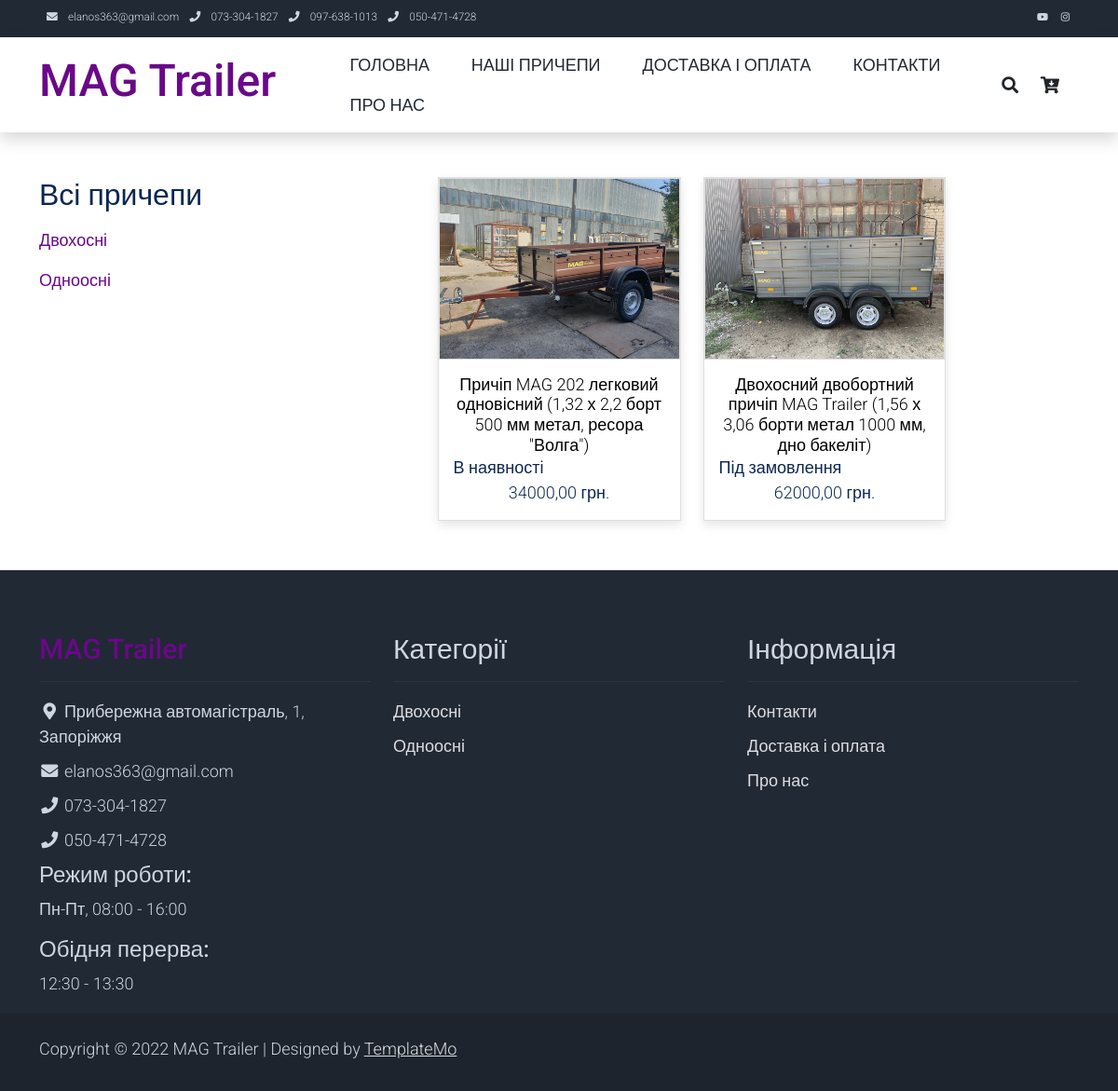
Page /categories/ on the committed database.
### pages/models.py (models this page shows, shortened)
class Category(models.Model):
    name = models.CharField(max_length=100, db_index=True, verbose_name='Категорія')
    slug = models.SlugField(max_length=100, db_index=True, unique=True)
    image = models.ImageField(upload_to='products_images/%Y/%m/%d', blank=True, null=True)
    available = models.BooleanField(default=True, null=True, verbose_name='Опубліковано')
    class Meta:
        ordering = ('name', )
        verbose_name = 'Категорія'
        verbose_name_plural = 'Категорії'
    def get_absolute_url(self):
        return reverse('show_categories', kwargs={'cat_slug': self.slug})

class Product(models.Model):
    category = models.ForeignKey(Category, on_delete=models.CASCADE, related_name='products', verbose_name='Категорія')
    name = models.CharField(max_length=100, db_index=True, verbose_name='Товар')
    slug = models.SlugField(max_length=100, db_index=True, unique=True)
    description = models.TextField(blank=True)
    price = models.DecimalField(max_digits=10, decimal_places=2, verbose_name="Ціна")
    stock = models.PositiveIntegerField(verbose_name='Залишок')
    available = models.BooleanField(default=True, verbose_name='Опубліковано')
    created = models.DateTimeField(auto_now_add=True, verbose_name='Дата створнення')
    updated = models.DateTimeField(auto_now=True, verbose_name='Дата оновлення')
    availability = models.CharField(max_length=30, verbose_name='Наявність')
    width = models.IntegerField(verbose_name='Ширина кузова')
    length = models.IntegerField(verbose_name='Довжина кузова')
    height = models.IntegerField(verbose_name='Висота борту')
    full_weight = models.IntegerField(verbose_name='Повна маса')
    max_weight = models.IntegerField(verbose_name="Вантажопід'ємність")
    image = models.ImageField(upload_to='products_images/%Y/%m/%d', blank=True, null=True)
    class Meta:
        ordering = ('price', 'name', 'category')
        indexes = [
            models.Index(fields=['id', 'slug'])
        ]
        verbose_name = 'Товар'
        verbose_name_plural = 'Товари'
    def get_absolute_url(self):
        return reverse('product', kwargs={'product_slug': self.slug})

### pages/views.py (the view)
# urls.py: path('categories/', AllCategories.as_view(), name='all_categories'),
class AllCategories(PagesMixin, ListView):
    model = Product
    template_name = 'pages/categories.html'
    context_object_name = 'products'
    def get_context_data(self, *, object_list=None, **kwargs):
        context = super().get_context_data(**kwargs)
        c_def = self.get_user_context(title='Легкові причепи MAG від заводу MAG Trailer')
        return dict(list(context.items()) + list(c_def.items()))
    def get_queryset(self):
        return Product.objects.filter(available=True)

### cart/cart.py (called while the page is built)
    def __len__(self):
        return sum(item['quantity'] for item in self.cart.values())

### cart/context_processors.py (called while the page is built)
def cart(request):
    return {'cart': Cart(request)}

### pages/templatetags/pages_tags.py (called while the page is built)
@register.simple_tag(name='getcats')
def get_categories():
    return Category.objects.filter(available=True)

### pages/utils.py (called while the page is built)
    def get_user_context(self, **kwargs):
        context = kwargs
        context['menu'] = menu
        if 'cat_selected' not in context:
            context['cat_selected'] = None
        return context

### pages/templates/pages/categories.html (shortened to what this page needs)
{% extends 'pages/base.html' %}
{% block content %}
    <div class="container py-5">
        <div class="row">
            <div class="col-lg-3">
                <ul class="nav navbar-nav d-flex justify-content-between mx-lg-auto">
                    <li class="nav-item">
                {% if not cat_selected %}
                    <h2>Всі причепи</h2>
                {% else %}
                    <a class="nav-link" href="{% url 'all_categories' %}">Всі причепи</a>
                {% endif %}
                        {% load pages_tags %}
                        {% getcats as categories %}
                        {% for c in categories %}
                            {% if c.id == cat_selected %}
                                <h2>{{c.name}}</h2>
                            {% else %}
                                <a class="nav-link" href="{{ c.get_absolute_url }}">
                                    {{ c.name }}
                                </a>
                            {% endif %}
                        {% endfor %}
                    </li>
                </ul>
            </div>
            <div class="col-lg-9">
                <div class="row">
                    {% for p in products %}
                    <div class="col-md-4">
                        <div class="card mb-4 product-wap rounded-0">
                            <div class="card rounded-0">
                                {% if p.image %}
                                <a href="{{ p.get_absolute_url }}"><img class="card-img rounded-0 img-fluid" src="{{p.image.url}}"></a>
                                {% endif %}
                            </div>
                            <div class="card-body">
                                <a href="{{ p.get_absolute_url }}" class="h3 text-decoration-none"><center>{{ p.name }}</center></a>
                                <ul class="w-100 list-unstyled d-flex justify-content-between mb-0">
                                    <li><strong>{{ p.availability }}</strong></li>
                                </ul>
                                <p class="text-center mb-0">{{ p.price }} грн.</p>
                            </div>
                        </div>
                    </div>
                    {% endfor %}
                </div>
            </div>
        </div>
    </div>
{% endblock %}

### pages/templates/pages/base.html (shortened to what this page needs)
<!DOCTYPE html>
<html lang="uk">
{% load static %}
<head>
    <link rel="stylesheet" href="{% static 'pages/css/bootstrap.min.css' %}">
    <link rel="stylesheet" href="{% static 'pages/css/templatemo.css' %}">
    <link rel="stylesheet" href="{% static 'pages/css/fontawesome.min.css' %}">
</head>
<body>
    <nav class="navbar navbar-expand-lg bg-dark navbar-light d-none d-lg-block" id="templatemo_nav_top">
        <div class="container text-light">
            <div class="w-100 d-flex justify-content-between">
                <div>
                    <i class="fa fa-envelope mx-2"></i>
                    <a class="navbar-sm-brand text-light text-decoration-none">elanos363@gmail.com</a>
                    <i class="fa fa-phone mx-2"></i>
                    <a class="navbar-sm-brand text-light text-decoration-none">073-304-1827</a>
                    <i class="fa fa-phone mx-2"></i>
                    <a class="navbar-sm-brand text-light text-decoration-none">097-638-1013</a>
                    <i class="fa fa-phone mx-2"></i>
                    <a class="navbar-sm-brand text-light text-decoration-none">050-471-4728</a>
                </div>
                <div>
                    <a class="text-light" href="https://www.youtube.com/" target="_blank" rel="sponsored"><i class="fab fa-youtube fa-sm fa-fw me-2"></i></a>
                    <a class="text-light" href="https://www.instagram.com/" target="_blank"><i class="fab fa-instagram fa-sm fa-fw me-2"></i></a>
                </div>
            </div>
        </div>
    </nav>
    <nav class="navbar navbar-expand-lg navbar-light shadow">
        <div class="container d-flex justify-content-between align-items-center">
            <a class="navbar-brand text-success logo h1 align-self-center" href="{% url 'home' %}">
                MAG Trailer
            </a>
            <div class="align-self-center collapse navbar-collapse flex-fill  d-lg-flex justify-content-lg-between" id="templatemo_main_nav">
                <div class="flex-fill">
                    <ul class="nav navbar-nav d-flex justify-content-between mx-lg-auto">
                        {% for m in menu %}
                        <li class="nav-item">
                            <a class="nav-link" href="{% url m.url_name %}">{{ m.title }}</a>
                        </li>
                        {% endfor %}
                    </ul>
                </div>
                <div class="navbar align-self-center d-flex">
                    <a class="nav-icon d-none d-lg-inline" href="#" data-bs-toggle="modal" data-bs-target="#templatemo_search">
                        <i class="fa fa-fw fa-search text-dark mr-2"></i>
                    </a>
                    <a class="nav-icon position-relative text-decoration-none" href="{% url 'cart:cart_detail' %}">
                        <i class="fa fa-fw fa-cart-arrow-down text-dark mr-1"></i>
                    </a>
                </div>
            </div>
        </div>
    </nav>
{% block content %}
{% endblock %}
    <footer class="bg-dark" id="tempaltemo_footer">
        <div class="container">
            <div class="row">
                <div class="col-md-4 pt-5">
                    <h2 class="h2 text-success border-bottom pb-3 border-light logo">MAG Trailer</h2>
                    <ul class="list-unstyled text-light footer-link-list">
                        <li>
                            <i class="fas fa-map-marker-alt fa-fw"></i>
                            Прибережна автомагістраль, 1, Запоріжжя
                        </li>
                        <li>
                            <i class="fa fa-envelope fa-fw"></i>
                            elanos363@gmail.com
                        </li>
                        <li>
                            <i class="fa fa-phone fa-fw"></i>
                            073-304-1827
                        </li>
                        <li>
                            <i class="fa fa-phone fa-fw"></i>
                            050-471-4728
                        </li>
                        <li>
                            <h4 class="text-decoration-none">Режим роботи:</h4>
                            <p>Пн-Пт, 08:00 - 16:00</p>
                            <h4 class="text-decoration-none">Обідня перерва:</h4>
                            <p>12:30 - 13:30</p>
                        </li>
                    </ul>
                </div>
                <div class="col-md-4 pt-5">
                    <h2 class="h2 text-light border-bottom pb-3 border-light">Категорії</h2>
                    <ul class="list-unstyled text-light footer-link-list">
                        {% load pages_tags %}
                        {% getcats as categories %}
                        {% for c in categories %}
                        <li><a class="text-decoration-none" href="{{c.get_absolute_url}}">{{c.name}}</a></li>
                        {% endfor %}
                    </ul>
                </div>
                <div class="col-md-4 pt-5">
                    <h2 class="h2 text-light border-bottom pb-3 border-light">Інформація</h2>
                    <ul class="list-unstyled text-light footer-link-list">
                        <li><a class="text-decoration-none" href="{% url 'contacts' %}">Контакти</a></li>
                        <li><a class="text-decoration-none" href="{% url 'buy_and_delivery' %}">Доставка і оплата</a></li>
                        <li><a class="text-decoration-none" href="{% url 'about' %}">Про нас</a></li>
                    </ul>
                </div>
            </div>
        </div>
        <div class="w-100 bg-black py-3">
            <div class="container">
                <div class="row pt-2">
                    <div class="col-12">
                        <p class="text-left text-light">
                            Copyright &copy; 2022 MAG Trailer
                            | Designed by <a rel="sponsored" href="https://templatemo.com" target="_blank">TemplateMo</a>
                        </p>
                    </div>
                </div>
            </div>
        </div>
    </footer>
</body>
</html>

### pages/static/pages/css/templatemo.css (style rules this page uses)
body, ul, li, p, a, label, input, div { font-family: 'Roboto', sans-serif; font-size: 18px !important; font-weight: 300 !important; }
.h1 { font-family: 'Roboto', sans-serif; font-size: 48px !important; font-weight: 200 !important; }
.h2 { font-family: 'Roboto', sans-serif; font-size: 30px !important; font-weight: 300; }
.h3 { font-family: 'Roboto', sans-serif; font-size: 22px !important; }
.logo { font-weight: 500 !important; }
.text-success { color: #6A0888 !important; }
.text-light { color: #cfd6e1 !important; }
.bg-dark { background-color: #212934 !important; }
.bg-black { background-color: #1d242d !important; }
#templatemo_nav_top { min-height: 40px; }
#templatemo_nav_top * { font-size: .9em !important; }
#templatemo_main_nav a { color: #212934; }
#templatemo_main_nav .navbar .nav-icon { margin-right: 20px; }
.product-wap { box-shadow: 0px 5px 10px 0px rgba(0, 0, 0, 0.10); }
.card.product-wap a { color: #000; }
#tempaltemo_footer a { color: #dcdde1; }
#tempaltemo_footer ul.footer-link-list li { padding-top: 10px; }
#tempaltemo_footer .border-light { border-color: #2d343f !important; }
.product-wap .h3, .product-wap li, .product-wap i, .product-wap p { font-size: 12px !important; }
@media (min-width: 768px) { #templatemo_main_nav .navbar-nav { max-width: 450px; } }
@media (min-width: 992px) { #templatemo_main_nav .navbar-nav { max-width: 650px; } }
@media (min-width: 992px) { .product-wap .h3, .product-wap li, .product-wap i, .product-wap p { font-size: 18px !important; } }

### rows in the picture
Category: name "Двохосні"
Category: name "Одноосні"
Product: image (picture), name "Причіп MAG 202 легковий одновісний (1,32 х 2,2 борт 500 мм метал, ресора \"Волга\")", availability "В наявності", price "34000,00"
Product: image (picture), name "Двохосний двобортний причіп MAG Trailer (1,56 х 3,06 борти метал 1000 мм, дно бакеліт)", availability "Під замовлення", price "62000,00"

### other values in the picture
{{ m.title }} "ГОЛОВНА" "НАШІ ПРИЧЕПИ" "ДОСТАВКА І ОПЛАТА" "КОНТАКТИ" "ПРО НАС"
